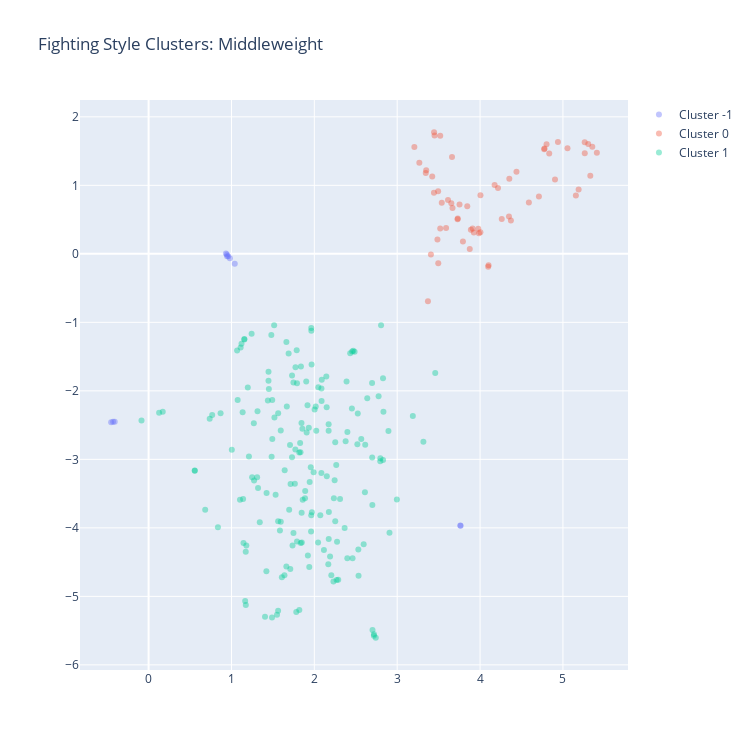
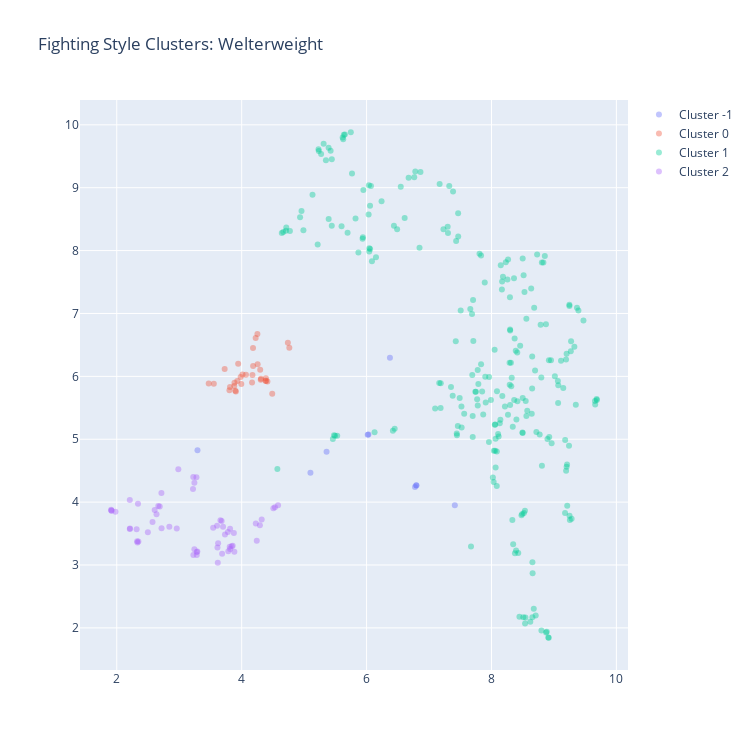
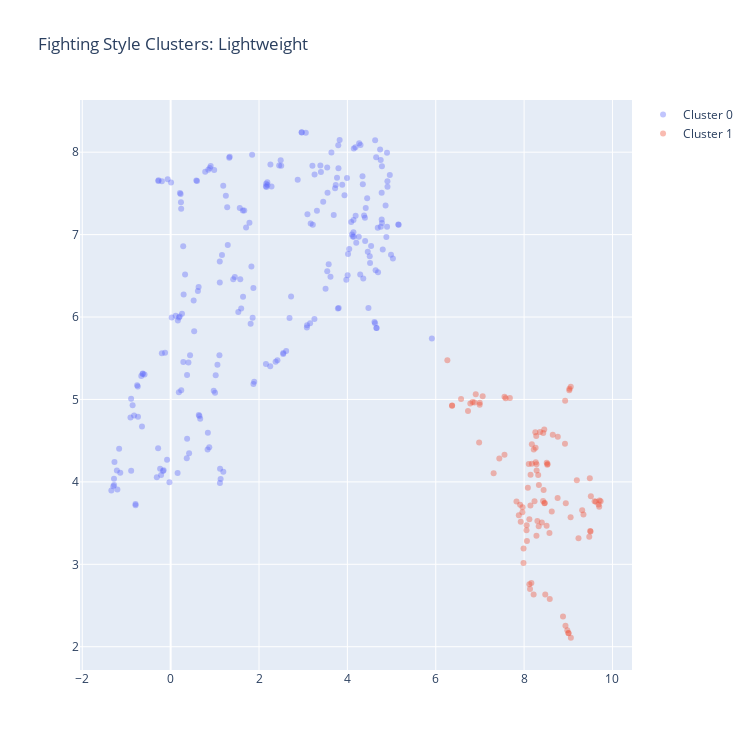
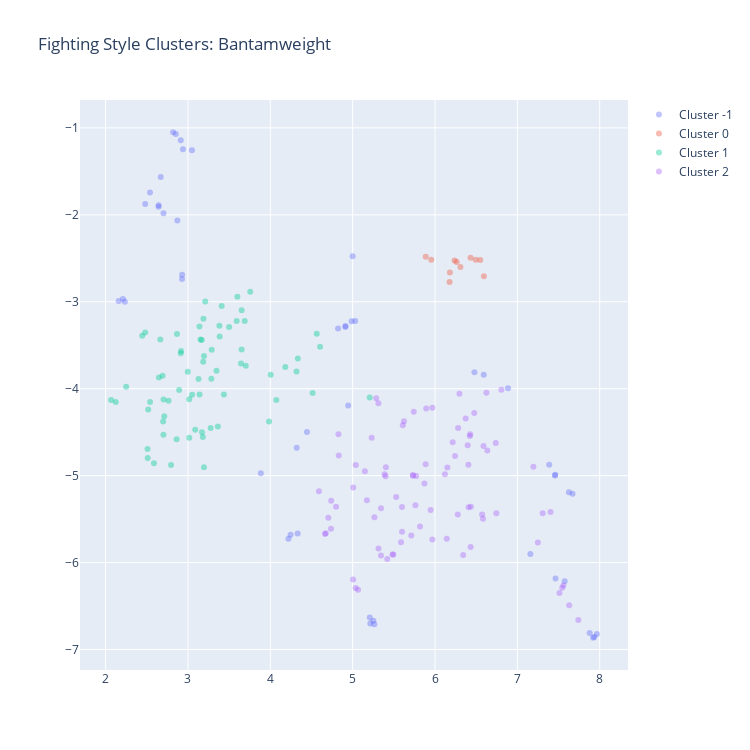

The notebook cell saved with these charts, in order:
### Code cell
from scripts.cluster_gower_weight import ClusterAnalysis

for weight in weight_class:
    ca = ClusterAnalysis(fighters_styles_dims.loc[fighters_styles_dims['weight_class'] == weight], n_neighbors=4, min_cluster_size=10, min_dist=0.02, cluster_dims=style_dims_names, export_data=True, weight_factor=0.55)
    ca.run()

### Figure 1 — Plotly figure (JSON) as saved in the notebook; plotly's stock layout.template omitted (floating-point values rounded to 4 significant figures; data arrays with more than 128 entries replaced by an {"elided": "..."} marker saying what was removed)
{"data": [{"hovertext": ["Andy Enz", "Dan Henderson", "Gerald Harris", "Ildemar Alcantara", "Impa Kasanganay", "John Salter", "Luke Barnatt", "Patrick Cote", "Paulo Costa", "Ryan Janes", "Sean Strickland"], "marker": {"opacity": 0.4, "size": 6}, "mode": "markers", "name": "Cluster -1", "text": ["Andy Enz", "Dan Henderson", "Gerald Harris", "Ildemar Alcantara", "Impa Kasanganay", "John Salter", "Luke Barnatt", "Patrick Cote", "Paulo Costa", "Ryan Janes", "Sean Strickland"], "textfont": {"color": "black", "size": 10}, "textposition": "top center", "type": "scatter", "x": [0.9329, -0.4519, 3.765, -0.4288, 1.04, 3.761, 0.9451, -0.4087, 0.947, 0.9619, 0.9807], "y": [0.005634, -2.458, -3.969, -2.45, -0.143, -3.966, -0.01109, -2.45, -0.03518, -0.03522, -0.06519]}, {"hovertext": ["Anderson Silva", "Andre Muniz", "Caio Borralho", "Cezar Ferreira", "Chael Sonnen", "Chris Leben", "Cung Le", "Daniel Kelly", "Darren Till", "Demian Maia", "Derek Brunson", "Dongi Yang", "Drew McFedries", "Eryk Anders", "Garreth McLellan", "Gerald Meerschaert", "Goran Reljic", "Hector Lombard", "Jason Lambert", "Jesse Forbes", "Joaquin Buckley", "Joe Riggs", "John Phillips", "Johny Hendricks", "Jonathan Wilson", "Jorge Rivera", "Karl Roberson", "Kelvin Gastelum", "Kevin Casey", "Krzysztof Jotko", "Kyle Daukaus", "Kyle Noke", "Luiz Cane", "Luke Rockhold", "Lyoto Machida", "Marvin Vettori", "Matt Lindland", "Michal Oleksiejczuk", "Nick Catone", "Nick Diaz", "Nick Maximov", "Nick Ring", "Oskar Piechota", "Phil Baroni", "Punahele Soriano", "Rich Franklin", "Riki Fukuda", "Robbie Lawler", "Robert McDaniel", "Roman Kopylov", "Ron Stallings", "Sam Alvey", "Scott Askham", "Siyar Bahadurzada", "Tom Breese", "Tom Lawlor", "Vitor Belfort", "Yoel Romero", "Yushin Okami", "Zak Cummings"], "marker": {"opacity": 0.4, "size": 6}, "mode": "markers", "name": "Cluster 0", "text": ["Anderson Silva", "Andre Muniz", "Caio Borralho", "Cezar Ferreira", "Chael Sonnen", "Chris Leben", "Cung Le", "Daniel Kelly", "Darren Till", "Demian Maia", "Derek Brunson", "Dongi Yang", "Drew McFedries", "Eryk Anders", "Garreth McLellan", "Gerald Meerschaert", "Goran Reljic", "Hector Lombard", "Jason Lambert", "Jesse Forbes", "Joaquin Buckley", "Joe Riggs", "John Phillips", "Johny Hendricks", "Jonathan Wilson", "Jorge Rivera", "Karl Roberson", "Kelvin Gastelum", "Kevin Casey", "Krzysztof Jotko", "Kyle Daukaus", "Kyle Noke", "Luiz Cane", "Luke Rockhold", "Lyoto Machida", "Marvin Vettori", "Matt Lindland", "Michal Oleksiejczuk", "Nick Catone", "Nick Diaz", "Nick Maximov", "Nick Ring", "Oskar Piechota", "Phil Baroni", "Punahele Soriano", "Rich Franklin", "Riki Fukuda", "Robbie Lawler", "Robert McDaniel", "Roman Kopylov", "Ron Stallings", "Sam Alvey", "Scott Askham", "Siyar Bahadurzada", "Tom Breese", "Tom Lawlor", "Vitor Belfort", "Yoel Romero", "Yushin Okami", "Zak Cummings"], "textfont": {"color": "black", "size": 10}, "textposition": "top center", "type": "scatter", "x": [3.613, 3.519, 3.207, 3.267, 3.986, 3.59, 5.055, 4.71, 3.423, 3.451, 4.216, 4.834, 3.495, 4.802, 3.91, 3.667, 4.005, 4.774, 3.371, 4.262, 5.263, 3.978, 4.349, 4.777, 4.372, 3.407, 3.653, 5.189, 3.793, 3.494, 3.876, 3.538, 3.519, 4.353, 3.35, 4.904, 4.004, 4.589, 3.924, 5.354, 3.445, 5.156, 3.752, 4.102, 3.485, 3.728, 4.176, 4.94, 3.661, 5.409, 5.305, 5.263, 3.731, 4.098, 5.33, 3.889, 3.845, 4.439, 3.345, 3.443], "y": [0.7852, 1.722, 1.561, 1.331, 0.3013, 0.3768, 1.542, 0.8355, 1.129, 1.728, 0.96, 1.464, -0.136, 1.6, 0.3701, 0.6687, 0.8562, 1.525, -0.6938, 0.5084, 1.469, 0.3656, 0.5462, 1.536, 0.4875, -0.01083, 0.7402, 0.9375, 0.1805, 0.9128, 0.06981, 0.7463, 0.369, 1.096, 1.221, 1.085, 0.3142, 0.748, 0.31, 1.562, 1.775, 0.852, 0.7198, -0.1676, 0.2091, 0.5042, 1.006, 1.634, 1.415, 1.476, 1.605, 1.629, 0.5143, -0.188, 1.14, 0.3499, 0.695, 1.198, 1.181, 0.8912]}, {"hovertext": {"elided": "179 str values"}, "marker": {"opacity": 0.4, "size": 6}, "mode": "markers", "name": "Cluster 1", "text": {"elided": "179 str values"}, "textfont": {"color": "black", "size": 10}, "textposition": "top center", "type": "scatter", "x": {"elided": "179 float values"}, "y": {"elided": "179 float values"}}], "layout": {"height": 750, "showlegend": true, "title": {"text": "Fighting Style Clusters: Middleweight"}, "width": 750, "xaxis": {"autorange": true, "range": [-0.8284, 5.786], "type": "linear"}, "yaxis": {"autorange": true, "range": [-6.075, 2.246], "type": "linear"}}}

### Figure 2 — Plotly figure (JSON) as saved in the notebook; plotly's stock layout.template omitted (floating-point values rounded to 4 significant figures; data arrays with more than 128 entries replaced by an {"elided": "..."} marker saying what was removed)
{"data": [{"hovertext": ["AJ Fletcher", "Alvaro Herrera Mendoza", "CM Punk", "Cole Williams", "Khamzat Chimaev", "Mickey Gall", "Oliver Enkamp", "Rhys McKee", "Ricky Rainey", "Tom Breese"], "marker": {"opacity": 0.4, "size": 6}, "mode": "markers", "name": "Cluster -1", "text": ["AJ Fletcher", "Alvaro Herrera Mendoza", "CM Punk", "Cole Williams", "Khamzat Chimaev", "Mickey Gall", "Oliver Enkamp", "Rhys McKee", "Ricky Rainey", "Tom Breese"], "textfont": {"color": "black", "size": 10}, "textposition": "top center", "type": "scatter", "x": [5.359, 6.374, 6.775, 6.796, 7.413, 5.101, 6.029, 6.798, 6.018, 3.292], "y": [4.799, 6.298, 4.242, 4.27, 3.951, 4.468, 5.075, 4.264, 5.071, 4.824]}, {"hovertext": ["Aaron Riley", "Abdul Razak Alhassan", "Adam Fugitt", "Alan Jouban", "Bobby Voelker", "Brandon Thatch", "Bryan Barberena", "Bryan Battle", "Carlo Pedersoli Jr.", "Che Mills", "Christian Aguilera", "Conor McGregor", "Daniel Rodriguez", "Erik Koch", "Gabe Green", "Geoff Neal", "Jack Della Maddalena", "Johny Hendricks", "Khaos Williams", "Louis Cosce", "Matthew Semelsberger", "Nate Diaz", "Paul Daley", "Paul Taylor", "Pete Rodriguez", "Rafael Dos Anjos", "Robbie Lawler", "Sabah Homasi", "Sasha Palatnikov", "Sean Pierson", "Song Kenan", "Takashi Sato"], "marker": {"opacity": 0.4, "size": 6}, "mode": "markers", "name": "Cluster 0", "text": ["Aaron Riley", "Abdul Razak Alhassan", "Adam Fugitt", "Alan Jouban", "Bobby Voelker", "Brandon Thatch", "Bryan Barberena", "Bryan Battle", "Carlo Pedersoli Jr.", "Che Mills", "Christian Aguilera", "Conor McGregor", "Daniel Rodriguez", "Erik Koch", "Gabe Green", "Geoff Neal", "Jack Della Maddalena", "Johny Hendricks", "Khaos Williams", "Louis Cosce", "Matthew Semelsberger", "Nate Diaz", "Paul Daley", "Paul Taylor", "Pete Rodriguez", "Rafael Dos Anjos", "Robbie Lawler", "Sabah Homasi", "Sasha Palatnikov", "Sean Pierson", "Song Kenan", "Takashi Sato"], "textfont": {"color": "black", "size": 10}, "textposition": "top center", "type": "scatter", "x": [3.983, 4.74, 3.898, 3.804, 3.944, 4.489, 4.166, 4.183, 3.727, 4.763, 4.388, 3.881, 4.069, 3.472, 4.387, 4.013, 4.309, 3.907, 4.173, 4.252, 4.412, 3.93, 4.296, 4.182, 4.385, 3.813, 3.885, 4.224, 4.305, 3.994, 4.256, 3.554], "y": [5.989, 6.534, 5.769, 5.781, 6.202, 5.724, 5.903, 6.164, 6.118, 6.455, 5.971, 5.848, 6.024, 5.886, 5.929, 6.03, 5.962, 5.759, 6.02, 6.675, 5.919, 5.928, 6.105, 6.451, 5.925, 5.833, 5.897, 6.61, 5.947, 5.878, 6.192, 5.884]}, {"hovertext": {"elided": "239 str values"}, "marker": {"opacity": 0.4, "size": 6}, "mode": "markers", "name": "Cluster 1", "text": {"elided": "239 str values"}, "textfont": {"color": "black", "size": 10}, "textposition": "top center", "type": "scatter", "x": {"elided": "239 float values"}, "y": {"elided": "239 float values"}}, {"hovertext": ["Alexander Yakovlev", "Ben Askren", "Benson Henderson", "Blood Diamond", "Bojan Velickovic", "Brian Ebersole", "Brock Larson", "Cezar Ferreira", "Chance Rencountre", "Claudio Silva", "Daniel Roberts", "Danny Roberts", "Darren Till", "Demian Maia", "Diego Sanchez", "Dong Hyun Kim", "Drew Dober", "Francisco Trinaldo", "Frank Trigg", "Gadzhi Omargadzhiev", "Gunnar Nelson", "Hector Lombard", "Jacob Volkmann", "Jason High", "Jesse Ronson", "Jim Miller", "Joe Riggs", "John Maguire", "Jordan Williams", "Keita Nakamura", "Kelvin Gastelum", "Kenny Florian", "Kyle Noke", "Lance Benoist", "Leon Edwards", "Marcio Alexandre Junior", "Marcus Davis", "Matt Hughes", "Matthew Riddle", "Michael Chiesa", "Nathan Coy", "Nick Catone", "Nick Diaz", "Niklas Stolze", "Peter Sobotta", "Ramazan Emeev", "Ricardo Funch", "Rich Clementi", "Rick Story", "Ryan LaFlare", "Sheldon Westcott", "Spencer Fisher", "Stefan Sekulic", "Tamdan McCrory", "Tony DeSouza", "Yoshiyuki Yoshida", "Yushin Okami", "Zak Cummings"], "marker": {"opacity": 0.4, "size": 6}, "mode": "markers", "name": "Cluster 2", "text": ["Alexander Yakovlev", "Ben Askren", "Benson Henderson", "Blood Diamond", "Bojan Velickovic", "Brian Ebersole", "Brock Larson", "Cezar Ferreira", "Chance Rencountre", "Claudio Silva", "Daniel Roberts", "Danny Roberts", "Darren Till", "Demian Maia", "Diego Sanchez", "Dong Hyun Kim", "Drew Dober", "Francisco Trinaldo", "Frank Trigg", "Gadzhi Omargadzhiev", "Gunnar Nelson", "Hector Lombard", "Jacob Volkmann", "Jason High", "Jesse Ronson", "Jim Miller", "Joe Riggs", "John Maguire", "Jordan Williams", "Keita Nakamura", "Kelvin Gastelum", "Kenny Florian", "Kyle Noke", "Lance Benoist", "Leon Edwards", "Marcio Alexandre Junior", "Marcus Davis", "Matt Hughes", "Matthew Riddle", "Michael Chiesa", "Nathan Coy", "Nick Catone", "Nick Diaz", "Niklas Stolze", "Peter Sobotta", "Ramazan Emeev", "Ricardo Funch", "Rich Clementi", "Rick Story", "Ryan LaFlare", "Sheldon Westcott", "Spencer Fisher", "Stefan Sekulic", "Tamdan McCrory", "Tony DeSouza", "Yoshiyuki Yoshida", "Yushin Okami", "Zak Cummings"], "textfont": {"color": "black", "size": 10}, "textposition": "top center", "type": "scatter", "x": [3.606, 4.242, 2.209, 4.226, 1.915, 3.29, 3.732, 2.96, 2.326, 3.226, 3.883, 2.211, 2.331, 3.281, 3.281, 3.613, 2.986, 2.339, 3.617, 4.321, 4.582, 2.607, 3.856, 3.875, 1.979, 1.91, 3.687, 3.809, 2.209, 2.317, 2.715, 3.679, 1.913, 2.717, 2.572, 3.702, 2.636, 4.533, 3.243, 3.786, 2.665, 3.243, 3.276, 4.292, 2.345, 2.842, 3.779, 2.498, 3.225, 3.22, 3.66, 3.814, 3.543, 4.507, 3.815, 3.623, 3.84, 2.688], "y": [3.626, 3.384, 4.032, 3.659, 3.861, 3.213, 3.486, 3.581, 3.379, 3.16, 3.209, 3.581, 3.358, 3.158, 3.207, 3.278, 4.522, 3.976, 3.035, 3.724, 3.951, 3.874, 3.308, 3.51, 3.848, 3.878, 3.177, 3.291, 3.572, 3.569, 4.144, 3.7, 3.866, 3.586, 3.682, 3.608, 3.808, 3.917, 4.308, 3.219, 3.937, 3.249, 4.397, 3.631, 3.372, 3.607, 3.525, 3.523, 4.399, 4.209, 3.71, 3.575, 3.593, 3.902, 3.254, 3.348, 3.296, 3.931]}], "layout": {"height": 750, "showlegend": true, "title": {"text": "Fighting Style Clusters: Welterweight"}, "width": 750, "xaxis": {"autorange": true, "range": [1.41, 10.19], "type": "linear"}, "yaxis": {"autorange": true, "range": [1.33, 10.39], "type": "linear"}}}

### Figure 3 — Plotly figure (JSON) as saved in the notebook; plotly's stock layout.template omitted (floating-point values rounded to 4 significant figures; data arrays with more than 128 entries replaced by an {"elided": "..."} marker saying what was removed)
{"data": [{"hovertext": {"elided": "230 str values"}, "marker": {"opacity": 0.4, "size": 6}, "mode": "markers", "name": "Cluster 0", "text": {"elided": "230 str values"}, "textfont": {"color": "black", "size": 10}, "textposition": "top center", "type": "scatter", "x": {"elided": "230 float values"}, "y": {"elided": "230 float values"}}, {"hovertext": ["Aaron Riley", "Adriano Martins", "Akbarh Arreola", "Alan Patrick", "Alex White", "Alexander Munoz", "Alexander Yakovlev", "Alvin Robinson", "Andrew Holbrook", "Beneil Dariush", "Benoit Saint Denis", "Benson Henderson", "Brandon Jenkins", "Brok Weaver", "Bryan Barberena", "Cameron VanCamp", "Caol Uno", "Carlo Prater", "Charles Rosa", "Charlie Ontiveros", "Claudio Puelles", "Cody McKenzie", "Conor McGregor", "Dan Hooker", "Dan Moret", "Danilo Belluardo", "Daron Cruickshank", "Darrell Horcher", "David Teymur", "Dennis Hallman", "Desmond Green", "Diego Sanchez", "Don Madge", "Drew Dober", "Dustin Poirier", "Erik Koch", "Evan Dunham", "Evan Elder", "Francisco Trinaldo", "Gabriel Benitez", "Gleison Tibau", "Grant Dawson", "Henry Martinez", "Islam Makhachev", "Jacob Volkmann", "Jalin Turner", "James Moontasri", "Jason Gonzalez", "Jason High", "Jens Pulver", "Jesse Ronson", "Jim Miller", "Joaquim Silva", "John Maguire", "Jordan Leavitt", "Julian Erosa", "Justin Salas", "Kazuki Tokudome", "Kazula Vargas", "Keita Nakamura", "Kenny Florian", "Kyle Nelson", "Kyle Prepolec", "Lucas Martins", "Ludovit Klein", "Luis Pena", "Marcos Mariano", "Marcus Davis", "Marcus LeVesseur", "Mateusz Gamrot", "Michael Chiesa", "Michael Johnson", "Mike Ricci", "Naoyuki Kotani", "Nasrat Haqparast", "Natan Levy", "Nate Diaz", "Nick Hein", "Niklas Stolze", "Norman Parke", "Olivier Aubin-Mercier", "Ottman Azaitar", "Rafael Dos Anjos", "Rafael Fiziev", "Rich Clementi", "Ricky Glenn", "Ryan Hall", "Shamar Bailey", "Shane Nelson", "Spencer Fisher", "Steve Garcia", "Stevie Ray", "TJ Brown", "Tae Hyun Bang", "Takanori Gomi", "Terrance McKinney", "Tito Ortiz", "Tony Sims", "Uros Medic", "Yves Edwards", "Zhang Lipeng"], "marker": {"opacity": 0.4, "size": 6}, "mode": "markers", "name": "Cluster 1", "text": ["Aaron Riley", "Adriano Martins", "Akbarh Arreola", "Alan Patrick", "Alex White", "Alexander Munoz", "Alexander Yakovlev", "Alvin Robinson", "Andrew Holbrook", "Beneil Dariush", "Benoit Saint Denis", "Benson Henderson", "Brandon Jenkins", "Brok Weaver", "Bryan Barberena", "Cameron VanCamp", "Caol Uno", "Carlo Prater", "Charles Rosa", "Charlie Ontiveros", "Claudio Puelles", "Cody McKenzie", "Conor McGregor", "Dan Hooker", "Dan Moret", "Danilo Belluardo", "Daron Cruickshank", "Darrell Horcher", "David Teymur", "Dennis Hallman", "Desmond Green", "Diego Sanchez", "Don Madge", "Drew Dober", "Dustin Poirier", "Erik Koch", "Evan Dunham", "Evan Elder", "Francisco Trinaldo", "Gabriel Benitez", "Gleison Tibau", "Grant Dawson", "Henry Martinez", "Islam Makhachev", "Jacob Volkmann", "Jalin Turner", "James Moontasri", "Jason Gonzalez", "Jason High", "Jens Pulver", "Jesse Ronson", "Jim Miller", "Joaquim Silva", "John Maguire", "Jordan Leavitt", "Julian Erosa", "Justin Salas", "Kazuki Tokudome", "Kazula Vargas", "Keita Nakamura", "Kenny Florian", "Kyle Nelson", "Kyle Prepolec", "Lucas Martins", "Ludovit Klein", "Luis Pena", "Marcos Mariano", "Marcus Davis", "Marcus LeVesseur", "Mateusz Gamrot", "Michael Chiesa", "Michael Johnson", "Mike Ricci", "Naoyuki Kotani", "Nasrat Haqparast", "Natan Levy", "Nate Diaz", "Nick Hein", "Niklas Stolze", "Norman Parke", "Olivier Aubin-Mercier", "Ottman Azaitar", "Rafael Dos Anjos", "Rafael Fiziev", "Rich Clementi", "Ricky Glenn", "Ryan Hall", "Shamar Bailey", "Shane Nelson", "Spencer Fisher", "Steve Garcia", "Stevie Ray", "TJ Brown", "Tae Hyun Bang", "Takanori Gomi", "Terrance McKinney", "Tito Ortiz", "Tony Sims", "Uros Medic", "Yves Edwards", "Zhang Lipeng"], "textfont": {"color": "black", "size": 10}, "textposition": "top center", "type": "scatter", "x": [8.279, 7.828, 7.96, 8.274, 9.474, 7.438, 8.218, 8.46, 8.762, 9.052, 8.509, 9.511, 6.994, 8.334, 9.487, 9.056, 8.456, 7.556, 6.876, 6.371, 8.429, 6.782, 8.215, 9.027, 8.119, 8.085, 7.556, 8.758, 7.964, 6.573, 7.923, 8.054, 8.283, 8.134, 7.986, 9.314, 7.987, 6.833, 9.343, 9.058, 8.175, 7.581, 8.058, 8.524, 8.512, 8.063, 6.905, 8.478, 8.532, 8.924, 9.732, 9.699, 8.978, 7.909, 9.624, 9.23, 8.4, 8.236, 8.263, 8.441, 8.649, 8.928, 8.118, 8.143, 8.574, 8.433, 6.368, 8.58, 7.31, 8.33, 8.361, 8.936, 8.176, 8.466, 9.002, 8.88, 9.496, 7.88, 6.995, 8.3, 8.943, 6.982, 9.595, 9.023, 8.254, 8.164, 8.319, 8.625, 8.105, 9.503, 8.28, 9.707, 7.677, 7.062, 9.006, 6.73, 6.263, 8.26, 9.193, 9.685, 8.146], "y": [3.347, 3.761, 3.63, 4.558, 3.334, 4.285, 4.393, 3.742, 4.548, 3.571, 3.469, 3.825, 4.936, 3.963, 4.043, 5.153, 4.634, 4.328, 4.964, 4.926, 3.768, 4.952, 2.632, 5.13, 2.758, 3.929, 5.034, 3.805, 3.691, 5.006, 3.517, 3.412, 4.139, 2.701, 3.016, 3.657, 3.191, 4.969, 3.605, 2.109, 4.457, 5.015, 3.472, 4.208, 4.231, 3.282, 5.064, 2.633, 4.216, 4.464, 3.766, 3.698, 2.199, 3.722, 3.76, 3.315, 3.506, 3.766, 4.237, 3.9, 4.573, 4.984, 3.547, 3.714, 3.38, 4.593, 4.923, 2.579, 4.105, 3.463, 4.607, 2.253, 4.22, 3.743, 2.167, 2.365, 3.404, 3.596, 4.959, 3.526, 3.741, 4.477, 3.764, 5.113, 4.602, 2.773, 4.085, 3.642, 4.218, 3.399, 4.213, 3.773, 5.018, 5.038, 2.164, 4.86, 5.475, 4.415, 4.019, 3.724, 4.087]}], "layout": {"height": 750, "showlegend": true, "title": {"text": "Fighting Style Clusters: Lightweight"}, "width": 750, "xaxis": {"autorange": true, "range": [-2.053, 10.44], "type": "linear"}, "yaxis": {"autorange": true, "range": [1.718, 8.633], "type": "linear"}}}

### Figure 4 — Plotly figure (JSON) as saved in the notebook; plotly's stock layout.template omitted (floating-point values rounded to 4 significant figures)
{"data": [{"hovertext": ["Aaron Phillips", "Aiemann Zahabi", "Albert Morales", "Alejandro Perez", "Alex Caceres", "Anderson Dos Santos", "Augusto Mendes", "Brad Pickett", "Brett Johns", "Bryan Caraway", "Cameron Saaiman", "Carlos Huachin", "Chris Beal", "Cody Garbrandt", "Cory Sandhagen", "Domingo Pilarte", "Fernie Garcia", "Guangyou Ning", "Irwin Rivera", "Iuri Alcantara", "Jay Perrin", "Joe Soto", "John Castaneda", "Johnny Eduardo", "Jose Quinonez", "Journey Newson", "Justin Scoggins", "Liudvik Sholinian", "Marlon Moraes", "Matt Hobar", "Matthew Lopez", "Mitch Gagnon", "Montel Jackson", "Norifumi Yamamoto", "Petr Yan", "Randy Costa", "Raoni Barcelos", "Raphael Assuncao", "Ricky Simon", "Ryan Benoit", "Sean O'Malley", "Teruto Ishihara", "Tim Elliott", "Trevin Jones", "Tyson Nam", "Vaughan Lee", "Victor Henry", "Walel Watson", "Wilson Reis"], "marker": {"opacity": 0.4, "size": 6}, "mode": "markers", "name": "Cluster -1", "text": ["Aaron Phillips", "Aiemann Zahabi", "Albert Morales", "Alejandro Perez", "Alex Caceres", "Anderson Dos Santos", "Augusto Mendes", "Brad Pickett", "Brett Johns", "Bryan Caraway", "Cameron Saaiman", "Carlos Huachin", "Chris Beal", "Cody Garbrandt", "Cory Sandhagen", "Domingo Pilarte", "Fernie Garcia", "Guangyou Ning", "Irwin Rivera", "Iuri Alcantara", "Jay Perrin", "Joe Soto", "John Castaneda", "Johnny Eduardo", "Jose Quinonez", "Journey Newson", "Justin Scoggins", "Liudvik Sholinian", "Marlon Moraes", "Matt Hobar", "Matthew Lopez", "Mitch Gagnon", "Montel Jackson", "Norifumi Yamamoto", "Petr Yan", "Randy Costa", "Raoni Barcelos", "Raphael Assuncao", "Ricky Simon", "Ryan Benoit", "Sean O'Malley", "Teruto Ishihara", "Tim Elliott", "Trevin Jones", "Tyson Nam", "Vaughan Lee", "Victor Henry", "Walel Watson", "Wilson Reis"], "textfont": {"color": "black", "size": 10}, "textposition": "top center", "type": "scatter", "x": [2.159, 4.987, 6.886, 5.214, 2.481, 7.386, 5.251, 7.456, 4.22, 4.246, 2.929, 4.999, 3.885, 6.592, 7.92, 2.234, 5.031, 2.82, 2.913, 2.539, 7.463, 7.67, 7.575, 4.912, 2.852, 5.263, 2.703, 4.912, 6.479, 4.945, 2.669, 2.644, 2.644, 2.21, 7.965, 7.878, 7.46, 5.207, 4.332, 4.823, 7.934, 2.939, 2.928, 3.048, 7.626, 4.445, 7.158, 4.321, 2.871], "y": [-2.992, -3.225, -3.995, -6.702, -1.876, -4.876, -6.668, -4.998, -5.726, -5.68, -2.688, -2.477, -4.973, -3.84, -6.865, -3.001, -3.222, -1.05, -1.141, -1.742, -6.185, -5.209, -6.215, -3.291, -1.069, -6.71, -1.983, -3.278, -3.81, -4.192, -1.564, -1.908, -1.89, -2.969, -6.822, -6.811, -4.989, -6.632, -5.666, -3.307, -6.857, -1.247, -2.739, -1.258, -5.19, -4.497, -5.902, -4.679, -2.066]}, {"hovertext": ["Andre Ewell", "Casey Kenney", "Chris Cariaso", "Jared Papazian", "Jonathan Martinez", "Julio Arce", "Lucas Martins", "Luke Sanders", "Marcus Brimage", "Mike Easton", "Thomas Almeida"], "marker": {"opacity": 0.4, "size": 6}, "mode": "markers", "name": "Cluster 0", "text": ["Andre Ewell", "Casey Kenney", "Chris Cariaso", "Jared Papazian", "Jonathan Martinez", "Julio Arce", "Lucas Martins", "Luke Sanders", "Marcus Brimage", "Mike Easton", "Thomas Almeida"], "textfont": {"color": "black", "size": 10}, "textposition": "top center", "type": "scatter", "x": [6.262, 6.593, 6.308, 6.549, 6.494, 6.181, 5.887, 6.177, 6.238, 6.432, 5.954], "y": [-2.543, -2.706, -2.601, -2.518, -2.517, -2.664, -2.482, -2.774, -2.524, -2.495, -2.516]}, {"hovertext": ["Ali AlQaisi", "Boston Salmon", "Cameron Else", "Carls John De Tomas", "Chico Camus", "Christian Rodriguez", "Cody Gibson", "Cole Escovedo", "Cole Smith", "Da'Mon Blackshear", "Damian Stasiak", "Demetrious Johnson", "Diego Rivas", "Drako Rodriguez", "Dustin Kimura", "Dustin Pague", "Edwin Figueroa", "Felipe Arantes", "Felipe Colares", "Gabriel Silva", "Gaetano Pirrello", "Geraldo de Freitas", "Guido Cannetti", "Gustavo Lopez", "Issei Tamura", "Ivan Menjivar", "JP Buys", "Jack Shore", "Jamey Simmons", "Jeff Curran", "Jeff Hougland", "Jerrod Sanders", "John Albert", "Johnny Munoz", "Jordan Espinosa", "Joseph Benavidez", "Khalid Taha", "Kyung Ho Kang", "Leandro Issa", "Manny Bermudez", "Manvel Gamburyan", "Marco Beltran", "Masanori Kanehara", "Merab Dvalishvili", "Michael McDonald", "Michinori Tanaka", "Miles Johns", "Nick Pace", "Nohelin Hernandez", "Patrick Williams", "Pingyuan Liu", "Rani Yahya", "Ray Borg", "Ray Rodriguez", "Rogerio Bontorin", "Roland Delorme", "Ronnie Lawrence", "Royston Wee", "Russell Doane", "Ryan MacDonald", "Saidyokub Kakhramonov", "Saimon Oliveira", "Sergey Morozov", "Tony Gravely", "Umar Nurmagomedov", "Will Campuzano", "Yaotzin Meza", "Youssef Zalal", "Yuta Sasaki"], "marker": {"opacity": 0.4, "size": 6}, "mode": "markers", "name": "Cluster 1", "text": ["Ali AlQaisi", "Boston Salmon", "Cameron Else", "Carls John De Tomas", "Chico Camus", "Christian Rodriguez", "Cody Gibson", "Cole Escovedo", "Cole Smith", "Da'Mon Blackshear", "Damian Stasiak", "Demetrious Johnson", "Diego Rivas", "Drako Rodriguez", "Dustin Kimura", "Dustin Pague", "Edwin Figueroa", "Felipe Arantes", "Felipe Colares", "Gabriel Silva", "Gaetano Pirrello", "Geraldo de Freitas", "Guido Cannetti", "Gustavo Lopez", "Issei Tamura", "Ivan Menjivar", "JP Buys", "Jack Shore", "Jamey Simmons", "Jeff Curran", "Jeff Hougland", "Jerrod Sanders", "John Albert", "Johnny Munoz", "Jordan Espinosa", "Joseph Benavidez", "Khalid Taha", "Kyung Ho Kang", "Leandro Issa", "Manny Bermudez", "Manvel Gamburyan", "Marco Beltran", "Masanori Kanehara", "Merab Dvalishvili", "Michael McDonald", "Michinori Tanaka", "Miles Johns", "Nick Pace", "Nohelin Hernandez", "Patrick Williams", "Pingyuan Liu", "Rani Yahya", "Ray Borg", "Ray Rodriguez", "Rogerio Bontorin", "Roland Delorme", "Ronnie Lawrence", "Royston Wee", "Russell Doane", "Ryan MacDonald", "Saidyokub Kakhramonov", "Saimon Oliveira", "Sergey Morozov", "Tony Gravely", "Umar Nurmagomedov", "Will Campuzano", "Yaotzin Meza", "Youssef Zalal", "Yuta Sasaki"], "textfont": {"color": "black", "size": 10}, "textposition": "top center", "type": "scatter", "x": [3.6, 3.756, 2.587, 3.652, 2.445, 2.54, 2.067, 2.795, 3.41, 2.511, 3.128, 3.5, 2.893, 3.652, 3.016, 3.276, 4.005, 2.862, 2.249, 2.648, 2.517, 3.21, 5.207, 2.702, 2.664, 3.181, 3.363, 3.592, 3.141, 2.713, 3.194, 3.051, 3.985, 3.188, 3.284, 4.514, 3.171, 3.016, 2.764, 3.088, 2.124, 2.867, 3.382, 4.318, 4.334, 2.481, 4.604, 3.194, 2.912, 3.689, 4.182, 3.185, 2.693, 3.152, 2.704, 4.073, 3.702, 3.288, 3.14, 3.437, 2.917, 2.699, 4.564, 3.644, 3.385, 3.347, 2.998, 2.509, 3.167], "y": [-2.942, -2.886, -4.859, -3.548, -3.39, -4.153, -4.131, -4.878, -3.05, -4.797, -3.889, -3.291, -4.016, -3.098, -4.566, -4.451, -3.839, -4.581, -3.978, -3.871, -4.239, -2.997, -4.101, -4.529, -3.434, -4.554, -4.436, -3.22, -4.067, -4.316, -4.905, -4.069, -4.376, -3.194, -3.885, -4.049, -4.5, -4.121, -4.138, -4.473, -4.154, -3.372, -3.275, -3.802, -3.654, -3.354, -3.518, -3.623, -3.592, -3.222, -3.751, -3.69, -3.852, -3.434, -4.123, -4.131, -3.736, -3.553, -3.285, -4.066, -3.567, -4.377, -3.368, -3.709, -3.398, -3.795, -3.806, -4.694, -3.439]}, {"hovertext": ["Adrian Yanez", "Alatengheili", "Alex Perez", "Aljamain Sterling", "Andre Soukhamthath", "Anthony Birchak", "Batgerel Danaa", "Benito Lopez", "Brad Katona", "Brady Hiestand", "Brandon Davis", "Brian Bowles", "Brian Kelleher", "Chris Gutierrez", "Cody Stamann", "Cub Swanson", "Damacio Page", "Danny Martinez", "Davey Grant", "Dominick Cruz", "Douglas Silva de Andrade", "Eddie Wineland", "Enrique Barzola", "Erik Perez", "Francisco Rivera", "Frankie Edgar", "Frankie Saenz", "George Roop", "Grigory Popov", "Henry Briones", "Henry Cejudo", "Hugo Viana", "Hunter Azure", "Javid Basharat", "Jesse Strader", "Jimmie Rivera", "Jin Soo Son", "Joby Sanchez", "Joey Gomez", "John Dodson", "John Lineker", "Johnny Bedford", "Jose Aldo", "Ken Stone", "Kevin Croom", "Kevin Natividad", "Kris Moutinho", "Kyler Phillips", "Louis Smolka", "Mana Martinez", "Marcelo Rojo", "Mario Bautista", "Mark De La Rosa", "Marlon Vera", "Martin Day", "Matt Schnell", "Miguel Torres", "Nam Phan", "Nate Maness", "Nathaniel Wood", "Pedro Munhoz", "Raulian Paiva", "Reginaldo Vieira", "Renan Barao", "Reuben Duran", "Ricardo Ramos", "Ricky Turcios", "Rob Font", "Said Nurmagomedov", "Scott Jorgensen", "Sergio Pettis", "Song Yadong", "TJ Dillashaw", "Takeya Mizugaki", "Taylor Lapilus", "Terrion Ware", "Timur Valiev", "Tom Duquesnoy", "Tony Kelley", "Urijah Faber", "Vince Cachero", "Vince Morales", "Yves Jabouin"], "marker": {"opacity": 0.4, "size": 6}, "mode": "markers", "name": "Cluster 2", "text": ["Adrian Yanez", "Alatengheili", "Alex Perez", "Aljamain Sterling", "Andre Soukhamthath", "Anthony Birchak", "Batgerel Danaa", "Benito Lopez", "Brad Katona", "Brady Hiestand", "Brandon Davis", "Brian Bowles", "Brian Kelleher", "Chris Gutierrez", "Cody Stamann", "Cub Swanson", "Damacio Page", "Danny Martinez", "Davey Grant", "Dominick Cruz", "Douglas Silva de Andrade", "Eddie Wineland", "Enrique Barzola", "Erik Perez", "Francisco Rivera", "Frankie Edgar", "Frankie Saenz", "George Roop", "Grigory Popov", "Henry Briones", "Henry Cejudo", "Hugo Viana", "Hunter Azure", "Javid Basharat", "Jesse Strader", "Jimmie Rivera", "Jin Soo Son", "Joby Sanchez", "Joey Gomez", "John Dodson", "John Lineker", "Johnny Bedford", "Jose Aldo", "Ken Stone", "Kevin Croom", "Kevin Natividad", "Kris Moutinho", "Kyler Phillips", "Louis Smolka", "Mana Martinez", "Marcelo Rojo", "Mario Bautista", "Mark De La Rosa", "Marlon Vera", "Martin Day", "Matt Schnell", "Miguel Torres", "Nam Phan", "Nate Maness", "Nathaniel Wood", "Pedro Munhoz", "Raulian Paiva", "Reginaldo Vieira", "Renan Barao", "Reuben Duran", "Ricardo Ramos", "Ricky Turcios", "Rob Font", "Said Nurmagomedov", "Scott Jorgensen", "Sergio Pettis", "Song Yadong", "TJ Dillashaw", "Takeya Mizugaki", "Taylor Lapilus", "Terrion Ware", "Timur Valiev", "Tom Duquesnoy", "Tony Kelley", "Urijah Faber", "Vince Cachero", "Vince Morales", "Yves Jabouin"], "textfont": {"color": "black", "size": 10}, "textposition": "top center", "type": "scatter", "x": [6.737, 7.403, 5.968, 5.42, 4.673, 4.827, 6.635, 7.559, 5.036, 6.342, 6.405, 6.297, 7.545, 5.065, 6.142, 6.427, 6.396, 5.6, 5.038, 5.968, 6.15, 6.624, 6.572, 5.494, 5.947, 6.745, 5.599, 5.483, 7.249, 5.528, 4.798, 5.732, 5.264, 6.588, 5.761, 6.422, 6.432, 5.387, 4.831, 5.886, 5.771, 5.588, 6.12, 5.285, 5.007, 5.403, 7.307, 5.609, 5.732, 6.215, 6.277, 7.741, 4.737, 7.511, 5.872, 6.806, 5.344, 6.435, 4.59, 5.742, 6.582, 6.243, 5.712, 5.893, 5.344, 4.664, 5.231, 6.281, 5.314, 7.194, 5.173, 6.372, 5.623, 5.817, 5.312, 6.408, 5.005, 5.4, 7.629, 4.705, 5.148, 6.476, 4.739], "y": [-4.625, -5.418, -5.735, -5.96, -5.662, -4.525, -4.71, -6.265, -6.292, -5.914, -4.875, -4.057, -6.29, -6.312, -5.726, -4.525, -4.651, -5.647, -4.879, -4.218, -4.906, -4.048, -5.446, -5.908, -5.397, -5.433, -5.361, -5.908, -5.769, -5.246, -5.358, -5.002, -5.478, -4.658, -5.342, -4.544, -5.821, -4.984, -4.767, -4.868, -5.005, -5.767, -4.984, -4.111, -5.137, -4.905, -5.434, -4.421, -4.994, -4.617, -5.447, -6.66, -5.612, -6.35, -5.09, -4.011, -5.376, -5.357, -5.18, -4.265, -5.496, -4.775, -5.689, -4.229, -5.919, -5.672, -4.565, -4.452, -5.839, -4.897, -5.285, -4.344, -4.374, -5.584, -4.166, -5.364, -6.196, -5.008, -6.492, -5.485, -4.95, -4.281, -5.29]}], "layout": {"height": 750, "showlegend": true, "title": {"text": "Fighting Style Clusters: Bantamweight"}, "width": 750, "xaxis": {"autorange": true, "range": [1.689, 8.344], "type": "linear"}, "yaxis": {"autorange": true, "range": [-7.236, -0.679], "type": "linear"}}}
